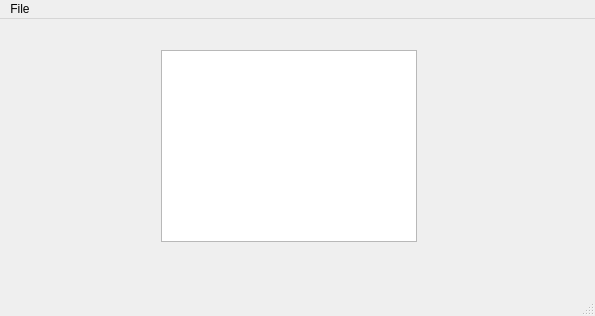
<?xml version="1.0" encoding="UTF-8"?>
<ui version="4.0">
 <class>MainWindow</class>
 <widget class="QMainWindow" name="MainWindow">
  <property name="geometry">
   <rect>
    <x>0</x>
    <y>0</y>
    <width>595</width>
    <height>316</height>
   </rect>
  </property>
  <property name="windowTitle">
   <string>MainWindow</string>
  </property>
  <widget class="QWidget" name="centralWidget">
   <layout class="QVBoxLayout" name="verticalLayout">
    <item>
     <widget class="QStackedWidget" name="stackedWidget">
      <property name="autoFillBackground">
       <bool>true</bool>
      </property>
      <property name="currentIndex">
       <number>3</number>
      </property>
      <widget class="QWidget" name="empty"/>
      <widget class="QWidget" name="connection_edit">
       <layout class="QFormLayout" name="formLayout">
        <item row="0" column="0" colspan="2">
         <widget class="QLabel" name="not_connected_message">
          <property name="text">
           <string>Notification</string>
          </property>
         </widget>
        </item>
        <item row="1" column="0" colspan="2">
         <widget class="QLabel" name="label_4">
          <property name="text">
           <string>Enter new address:</string>
          </property>
         </widget>
        </item>
        <item row="2" column="0">
         <widget class="QLabel" name="label_host">
          <property name="text">
           <string>Host:</string>
          </property>
         </widget>
        </item>
        <item row="2" column="1">
         <widget class="QLineEdit" name="edit_host">
          <property name="text">
           <string>debian</string>
          </property>
          <property name="placeholderText">
           <string>host</string>
          </property>
         </widget>
        </item>
        <item row="3" column="0">
         <widget class="QLabel" name="label_port">
          <property name="text">
           <string>Port:</string>
          </property>
         </widget>
        </item>
        <item row="3" column="1">
         <widget class="QLineEdit" name="edit_port">
          <property name="inputMethodHints">
           <set>Qt::ImhPreferNumbers</set>
          </property>
          <property name="text">
           <string>9090</string>
          </property>
          <property name="placeholderText">
           <string>port</string>
          </property>
         </widget>
        </item>
        <item row="4" column="1">
         <widget class="QPushButton" name="update_address">
          <property name="text">
           <string>Apply new Configuration</string>
          </property>
         </widget>
        </item>
       </layout>
      </widget>
      <widget class="QWidget" name="setting_name_file">
       <widget class="QLabel" name="label">
        <property name="geometry">
         <rect>
          <x>10</x>
          <y>30</y>
          <width>140</width>
          <height>21</height>
         </rect>
        </property>
        <property name="text">
         <string>Choose name and file</string>
        </property>
       </widget>
       <widget class="QLineEdit" name="setting_name_edit">
        <property name="geometry">
         <rect>
          <x>10</x>
          <y>61</y>
          <width>559</width>
          <height>33</height>
         </rect>
        </property>
        <property name="text">
         <string>basement</string>
        </property>
        <property name="placeholderText">
         <string>setting</string>
        </property>
       </widget>
       <widget class="QPushButton" name="choose_image">
        <property name="geometry">
         <rect>
          <x>410</x>
          <y>100</y>
          <width>141</width>
          <height>31</height>
         </rect>
        </property>
        <property name="text">
         <string>Select Image</string>
        </property>
       </widget>
       <widget class="QLabel" name="label_3">
        <property name="geometry">
         <rect>
          <x>0</x>
          <y>10</y>
          <width>559</width>
          <height>21</height>
         </rect>
        </property>
        <property name="text">
         <string>connection established</string>
        </property>
       </widget>
       <widget class="QGraphicsView" name="graphicsView">
        <property name="geometry">
         <rect>
          <x>10</x>
          <y>140</y>
          <width>251</width>
          <height>201</height>
         </rect>
        </property>
       </widget>
       <widget class="QLabel" name="label_2">
        <property name="geometry">
         <rect>
          <x>10</x>
          <y>110</y>
          <width>131</width>
          <height>21</height>
         </rect>
        </property>
        <property name="text">
         <string>Preview of image:</string>
        </property>
       </widget>
       <widget class="QPushButton" name="set_setting">
        <property name="geometry">
         <rect>
          <x>430</x>
          <y>200</y>
          <width>96</width>
          <height>31</height>
         </rect>
        </property>
        <property name="text">
         <string>Set</string>
        </property>
       </widget>
      </widget>
      <widget class="QWidget" name="add_sensors">
       <widget class="QTableWidget" name="tableWidget">
        <property name="geometry">
         <rect>
          <x>150</x>
          <y>20</y>
          <width>256</width>
          <height>192</height>
         </rect>
        </property>
       </widget>
      </widget>
      <widget class="QWidget" name="select_setting">
       <layout class="QVBoxLayout" name="verticalLayout_2"/>
      </widget>
     </widget>
    </item>
   </layout>
  </widget>
  <widget class="QMenuBar" name="menuBar">
   <property name="geometry">
    <rect>
     <x>0</x>
     <y>0</y>
     <width>595</width>
     <height>27</height>
    </rect>
   </property>
   <widget class="QMenu" name="menuFile">
    <property name="title">
     <string>File</string>
    </property>
   </widget>
   <addaction name="menuFile"/>
  </widget>
  <widget class="QStatusBar" name="statusBar"/>
 </widget>
 <layoutdefault spacing="6" margin="11"/>
 <resources/>
 <connections/>
</ui>
